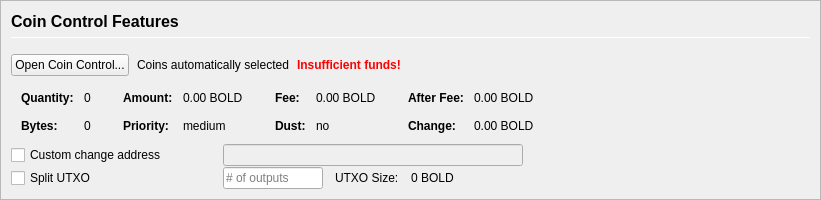
         <widget class="QFrame" name="frameCoinControl">
          <property name="sizePolicy">
           <sizepolicy hsizetype="Expanding" vsizetype="Expanding">
            <horstretch>0</horstretch>
            <verstretch>0</verstretch>
           </sizepolicy>
          </property>
          <property name="maximumSize">
           <size>
            <width>16777215</width>
            <height>16777215</height>
           </size>
          </property>
          <property name="frameShape">
           <enum>QFrame::StyledPanel</enum>
          </property>
          <property name="frameShadow">
           <enum>QFrame::Sunken</enum>
          </property>
          <layout class="QVBoxLayout" name="verticalLayoutCoinControl2">
           <property name="spacing">
            <number>0</number>
           </property>
           <property name="leftMargin">
            <number>0</number>
           </property>
           <property name="topMargin">
            <number>0</number>
           </property>
           <property name="rightMargin">
            <number>0</number>
           </property>
           <property name="bottomMargin">
            <number>0</number>
           </property>
           <item>
            <widget class="QFrame" name="frameCoinControl_BG">
             <layout class="QVBoxLayout" name="verticalLayoutCoinControl" stretch="0,0,0,0,0,0">
              <property name="spacing">
               <number>1</number>
              </property>
              <property name="leftMargin">
               <number>10</number>
              </property>
              <property name="topMargin">
               <number>10</number>
              </property>
              <item>
               <layout class="QHBoxLayout" name="horizontalLayoutCoinControl1">
                <property name="bottomMargin">
                 <number>15</number>
                </property>
                <item>
                 <layout class="QVBoxLayout" name="verticalLayout_3">
                  <property name="spacing">
                   <number>6</number>
                  </property>
                  <item>
                   <widget class="QLabel" name="labelCoinControlFeatures">
                    <property name="sizePolicy">
                     <sizepolicy hsizetype="Preferred" vsizetype="Maximum">
                      <horstretch>0</horstretch>
                      <verstretch>0</verstretch>
                     </sizepolicy>
                    </property>
                    <property name="minimumSize">
                     <size>
                      <width>0</width>
                      <height>20</height>
                     </size>
                    </property>
                    <property name="font">
                     <font>
                      <pointsize>12</pointsize>
                      <weight>75</weight>
                      <bold>true</bold>
                     </font>
                    </property>
                    <property name="styleSheet">
                     <string notr="true">font-weight:bold;</string>
                    </property>
                    <property name="text">
                     <string>Coin Control Features</string>
                    </property>
                   </widget>
                  </item>
                  <item>
                   <widget class="Line" name="line">
                    <property name="minimumSize">
                     <size>
                      <width>0</width>
                      <height>1</height>
                     </size>
                    </property>
                    <property name="maximumSize">
                     <size>
                      <width>16777215</width>
                      <height>1</height>
                     </size>
                    </property>
                    <property name="orientation">
                     <enum>Qt::Horizontal</enum>
                    </property>
                   </widget>
                  </item>
                 </layout>
                </item>
               </layout>
              </item>
              <item>
               <layout class="QHBoxLayout" name="horizontalLayoutCoinControl2" stretch="0,0,0,0">
                <property name="spacing">
                 <number>8</number>
                </property>
                <property name="bottomMargin">
                 <number>10</number>
                </property>
                <item>
                 <widget class="QPushButton" name="pushButtonCoinControl">
                  <property name="styleSheet">
                   <string notr="true"/>
                  </property>
                  <property name="text">
                   <string>Open Coin Control...</string>
                  </property>
                  <property name="autoDefault">
                   <bool>false</bool>
                  </property>
                 </widget>
                </item>
                <item>
                 <widget class="QLabel" name="labelCoinControlAutomaticallySelected">
                  <property name="text">
                   <string>Coins automatically selected</string>
                  </property>
                  <property name="margin">
                   <number>5</number>
                  </property>
                 </widget>
                </item>
                <item>
                 <widget class="QLabel" name="labelCoinControlInsuffFunds">
                  <property name="font">
                   <font>
                    <weight>75</weight>
                    <bold>true</bold>
                   </font>
                  </property>
                  <property name="styleSheet">
                   <string notr="true">color:red;font-weight:bold;</string>
                  </property>
                  <property name="text">
                   <string>Insufficient funds!</string>
                  </property>
                  <property name="margin">
                   <number>5</number>
                  </property>
                 </widget>
                </item>
                <item>
                 <spacer name="horizontalSpacerCoinControl">
                  <property name="orientation">
                   <enum>Qt::Horizontal</enum>
                  </property>
                  <property name="sizeHint" stdset="0">
                   <size>
                    <width>40</width>
                    <height>1</height>
                   </size>
                  </property>
                 </spacer>
                </item>
               </layout>
              </item>
              <item>
               <widget class="QWidget" name="widgetCoinControl" native="true">
                <property name="sizePolicy">
                 <sizepolicy hsizetype="Preferred" vsizetype="Preferred">
                  <horstretch>0</horstretch>
                  <verstretch>0</verstretch>
                 </sizepolicy>
                </property>
                <property name="minimumSize">
                 <size>
                  <width>0</width>
                  <height>0</height>
                 </size>
                </property>
                <property name="styleSheet">
                 <string notr="true"/>
                </property>
                <layout class="QHBoxLayout" name="horizontalLayoutCoinControl5">
                 <property name="leftMargin">
                  <number>0</number>
                 </property>
                 <property name="topMargin">
                  <number>0</number>
                 </property>
                 <property name="rightMargin">
                  <number>0</number>
                 </property>
                 <property name="bottomMargin">
                  <number>0</number>
                 </property>
                 <item>
                  <layout class="QHBoxLayout" name="horizontalLayoutCoinControl3" stretch="0,0,0,1">
                   <property name="spacing">
                    <number>20</number>
                   </property>
                   <property name="topMargin">
                    <number>0</number>
                   </property>
                   <property name="bottomMargin">
                    <number>10</number>
                   </property>
                   <item>
                    <layout class="QFormLayout" name="formLayoutCoinControl1">
                     <property name="horizontalSpacing">
                      <number>10</number>
                     </property>
                     <property name="verticalSpacing">
                      <number>14</number>
                     </property>
                     <property name="leftMargin">
                      <number>10</number>
                     </property>
                     <property name="topMargin">
                      <number>4</number>
                     </property>
                     <property name="rightMargin">
                      <number>6</number>
                     </property>
                     <item row="0" column="0">
                      <widget class="QLabel" name="labelCoinControlQuantityText">
                       <property name="font">
                        <font>
                         <weight>75</weight>
                         <bold>true</bold>
                        </font>
                       </property>
                       <property name="text">
                        <string>Quantity:</string>
                       </property>
                       <property name="margin">
                        <number>0</number>
                       </property>
                      </widget>
                     </item>
                     <item row="0" column="1">
                      <widget class="QLabel" name="labelCoinControlQuantity">
                       <property name="cursor">
                        <cursorShape>IBeamCursor</cursorShape>
                       </property>
                       <property name="contextMenuPolicy">
                        <enum>Qt::ActionsContextMenu</enum>
                       </property>
                       <property name="text">
                        <string notr="true">0</string>
                       </property>
                       <property name="margin">
                        <number>0</number>
                       </property>
                       <property name="textInteractionFlags">
                        <set>Qt::LinksAccessibleByMouse|Qt::TextSelectableByKeyboard|Qt::TextSelectableByMouse</set>
                       </property>
                      </widget>
                     </item>
                     <item row="1" column="0">
                      <widget class="QLabel" name="labelCoinControlBytesText">
                       <property name="font">
                        <font>
                         <weight>75</weight>
                         <bold>true</bold>
                        </font>
                       </property>
                       <property name="text">
                        <string>Bytes:</string>
                       </property>
                      </widget>
                     </item>
                     <item row="1" column="1">
                      <widget class="QLabel" name="labelCoinControlBytes">
                       <property name="cursor">
                        <cursorShape>IBeamCursor</cursorShape>
                       </property>
                       <property name="contextMenuPolicy">
                        <enum>Qt::ActionsContextMenu</enum>
                       </property>
                       <property name="text">
                        <string notr="true">0</string>
                       </property>
                       <property name="textInteractionFlags">
                        <set>Qt::LinksAccessibleByMouse|Qt::TextSelectableByKeyboard|Qt::TextSelectableByMouse</set>
                       </property>
                      </widget>
                     </item>
                    </layout>
                   </item>
                   <item>
                    <layout class="QFormLayout" name="formLayoutCoinControl2">
                     <property name="horizontalSpacing">
                      <number>10</number>
                     </property>
                     <property name="verticalSpacing">
                      <number>14</number>
                     </property>
                     <property name="leftMargin">
                      <number>6</number>
                     </property>
                     <property name="topMargin">
                      <number>4</number>
                     </property>
                     <property name="rightMargin">
                      <number>6</number>
                     </property>
                     <item row="0" column="0">
                      <widget class="QLabel" name="labelCoinControlAmountText">
                       <property name="font">
                        <font>
                         <weight>75</weight>
                         <bold>true</bold>
                        </font>
                       </property>
                       <property name="text">
                        <string>Amount:</string>
                       </property>
                       <property name="margin">
                        <number>0</number>
                       </property>
                      </widget>
                     </item>
                     <item row="0" column="1">
                      <widget class="QLabel" name="labelCoinControlAmount">
                       <property name="cursor">
                        <cursorShape>IBeamCursor</cursorShape>
                       </property>
                       <property name="contextMenuPolicy">
                        <enum>Qt::ActionsContextMenu</enum>
                       </property>
                       <property name="text">
                        <string notr="true">0.00 BOLD</string>
                       </property>
                       <property name="textInteractionFlags">
                        <set>Qt::LinksAccessibleByMouse|Qt::TextSelectableByKeyboard|Qt::TextSelectableByMouse</set>
                       </property>
                      </widget>
                     </item>
                     <item row="1" column="0">
                      <widget class="QLabel" name="labelCoinControlPriorityText">
                       <property name="font">
                        <font>
                         <weight>75</weight>
                         <bold>true</bold>
                        </font>
                       </property>
                       <property name="text">
                        <string>Priority:</string>
                       </property>
                      </widget>
                     </item>
                     <item row="1" column="1">
                      <widget class="QLabel" name="labelCoinControlPriority">
                       <property name="cursor">
                        <cursorShape>IBeamCursor</cursorShape>
                       </property>
                       <property name="contextMenuPolicy">
                        <enum>Qt::ActionsContextMenu</enum>
                       </property>
                       <property name="text">
                        <string>medium</string>
                       </property>
                       <property name="textInteractionFlags">
                        <set>Qt::LinksAccessibleByMouse|Qt::TextSelectableByKeyboard|Qt::TextSelectableByMouse</set>
                       </property>
                      </widget>
                     </item>
                    </layout>
                   </item>
                   <item>
                    <layout class="QFormLayout" name="formLayoutCoinControl3">
                     <property name="horizontalSpacing">
                      <number>10</number>
                     </property>
                     <property name="verticalSpacing">
                      <number>14</number>
                     </property>
                     <property name="leftMargin">
                      <number>6</number>
                     </property>
                     <property name="topMargin">
                      <number>4</number>
                     </property>
                     <property name="rightMargin">
                      <number>6</number>
                     </property>
                     <item row="0" column="0">
                      <widget class="QLabel" name="labelCoinControlFeeText">
                       <property name="font">
                        <font>
                         <weight>75</weight>
                         <bold>true</bold>
                        </font>
                       </property>
                       <property name="text">
                        <string>Fee:</string>
                       </property>
                       <property name="margin">
                        <number>0</number>
                       </property>
                      </widget>
                     </item>
                     <item row="0" column="1">
                      <widget class="QLabel" name="labelCoinControlFee">
                       <property name="cursor">
                        <cursorShape>IBeamCursor</cursorShape>
                       </property>
                       <property name="contextMenuPolicy">
                        <enum>Qt::ActionsContextMenu</enum>
                       </property>
                       <property name="text">
                        <string notr="true">0.00 BOLD</string>
                       </property>
                       <property name="textInteractionFlags">
                        <set>Qt::LinksAccessibleByMouse|Qt::TextSelectableByKeyboard|Qt::TextSelectableByMouse</set>
                       </property>
                      </widget>
                     </item>
                     <item row="1" column="0">
                      <widget class="QLabel" name="labelCoinControlLowOutputText">
                       <property name="font">
                        <font>
                         <weight>75</weight>
                         <bold>true</bold>
                        </font>
                       </property>
                       <property name="text">
                        <string>Dust:</string>
                       </property>
                      </widget>
                     </item>
                     <item row="1" column="1">
                      <widget class="QLabel" name="labelCoinControlLowOutput">
                       <property name="cursor">
                        <cursorShape>IBeamCursor</cursorShape>
                       </property>
                       <property name="contextMenuPolicy">
                        <enum>Qt::ActionsContextMenu</enum>
                       </property>
                       <property name="text">
                        <string>no</string>
                       </property>
                       <property name="textInteractionFlags">
                        <set>Qt::LinksAccessibleByMouse|Qt::TextSelectableByKeyboard|Qt::TextSelectableByMouse</set>
                       </property>
                      </widget>
                     </item>
                    </layout>
                   </item>
                   <item>
                    <layout class="QFormLayout" name="formLayoutCoinControl4">
                     <property name="horizontalSpacing">
                      <number>10</number>
                     </property>
                     <property name="verticalSpacing">
                      <number>14</number>
                     </property>
                     <property name="leftMargin">
                      <number>6</number>
                     </property>
                     <property name="topMargin">
                      <number>4</number>
                     </property>
                     <property name="rightMargin">
                      <number>6</number>
                     </property>
                     <item row="0" column="0">
                      <widget class="QLabel" name="labelCoinControlAfterFeeText">
                       <property name="font">
                        <font>
                         <weight>75</weight>
                         <bold>true</bold>
                        </font>
                       </property>
                       <property name="text">
                        <string>After Fee:</string>
                       </property>
                       <property name="margin">
                        <number>0</number>
                       </property>
                      </widget>
                     </item>
                     <item row="0" column="1">
                      <widget class="QLabel" name="labelCoinControlAfterFee">
                       <property name="cursor">
                        <cursorShape>IBeamCursor</cursorShape>
                       </property>
                       <property name="contextMenuPolicy">
                        <enum>Qt::ActionsContextMenu</enum>
                       </property>
                       <property name="text">
                        <string notr="true">0.00 BOLD</string>
                       </property>
                       <property name="textInteractionFlags">
                        <set>Qt::LinksAccessibleByMouse|Qt::TextSelectableByKeyboard|Qt::TextSelectableByMouse</set>
                       </property>
                      </widget>
                     </item>
                     <item row="1" column="0">
                      <widget class="QLabel" name="labelCoinControlChangeText">
                       <property name="font">
                        <font>
                         <weight>75</weight>
                         <bold>true</bold>
                        </font>
                       </property>
                       <property name="text">
                        <string>Change:</string>
                       </property>
                      </widget>
                     </item>
                     <item row="1" column="1">
                      <widget class="QLabel" name="labelCoinControlChange">
                       <property name="cursor">
                        <cursorShape>IBeamCursor</cursorShape>
                       </property>
                       <property name="contextMenuPolicy">
                        <enum>Qt::ActionsContextMenu</enum>
                       </property>
                       <property name="text">
                        <string notr="true">0.00 BOLD</string>
                       </property>
                       <property name="textInteractionFlags">
                        <set>Qt::LinksAccessibleByMouse|Qt::TextSelectableByKeyboard|Qt::TextSelectableByMouse</set>
                       </property>
                      </widget>
                     </item>
                    </layout>
                   </item>
                  </layout>
                 </item>
                </layout>
               </widget>
              </item>
              <item>
               <layout class="QHBoxLayout" name="horizontalLayoutCoinControl4">
                <property name="spacing">
                 <number>12</number>
                </property>
                <property name="sizeConstraint">
                 <enum>QLayout::SetDefaultConstraint</enum>
                </property>
                <property name="topMargin">
                 <number>0</number>
                </property>
                <property name="rightMargin">
                 <number>0</number>
                </property>
                <item>
                 <widget class="QCheckBox" name="checkBoxCoinControlChange">
                  <property name="sizePolicy">
                   <sizepolicy hsizetype="Preferred" vsizetype="Preferred">
                    <horstretch>0</horstretch>
                    <verstretch>0</verstretch>
                   </sizepolicy>
                  </property>
                  <property name="minimumSize">
                   <size>
                    <width>200</width>
                    <height>0</height>
                   </size>
                  </property>
                  <property name="maximumSize">
                   <size>
                    <width>200</width>
                    <height>16777215</height>
                   </size>
                  </property>
                  <property name="toolTip">
                   <string>If this is activated, but the change address is empty or invalid, change will be sent to a newly generated address.</string>
                  </property>
                  <property name="text">
                   <string>Custom change address</string>
                  </property>
                 </widget>
                </item>
                <item>
                 <widget class="QValidatedLineEdit" name="lineEditCoinControlChange">
                  <property name="enabled">
                   <bool>false</bool>
                  </property>
                  <property name="sizePolicy">
                   <sizepolicy hsizetype="Preferred" vsizetype="Preferred">
                    <horstretch>0</horstretch>
                    <verstretch>0</verstretch>
                   </sizepolicy>
                  </property>
                  <property name="minimumSize">
                   <size>
                    <width>300</width>
                    <height>0</height>
                   </size>
                  </property>
                 </widget>
                </item>
                <item>
                 <widget class="QLabel" name="labelCoinControlChangeLabel">
                  <property name="sizePolicy">
                   <sizepolicy hsizetype="Preferred" vsizetype="Preferred">
                    <horstretch>0</horstretch>
                    <verstretch>0</verstretch>
                   </sizepolicy>
                  </property>
                  <property name="minimumSize">
                   <size>
                    <width>100</width>
                    <height>0</height>
                   </size>
                  </property>
                  <property name="text">
                   <string/>
                  </property>
                  <property name="margin">
                   <number>3</number>
                  </property>
                 </widget>
                </item>
               </layout>
              </item>
              <item>
               <layout class="QHBoxLayout" name="horizontalLayoutCoinControl6">
                <property name="spacing">
                 <number>12</number>
                </property>
                <property name="rightMargin">
                 <number>0</number>
                </property>
                <item>
                 <widget class="QCheckBox" name="splitBlockCheckBox">
                  <property name="sizePolicy">
                   <sizepolicy hsizetype="Preferred" vsizetype="Preferred">
                    <horstretch>0</horstretch>
                    <verstretch>0</verstretch>
                   </sizepolicy>
                  </property>
                  <property name="minimumSize">
                   <size>
                    <width>200</width>
                    <height>0</height>
                   </size>
                  </property>
                  <property name="maximumSize">
                   <size>
                    <width>200</width>
                    <height>16777215</height>
                   </size>
                  </property>
                  <property name="text">
                   <string>Split UTXO</string>
                  </property>
                 </widget>
                </item>
                <item>
                 <widget class="QLineEdit" name="splitBlockLineEdit">
                  <property name="sizePolicy">
                   <sizepolicy hsizetype="Preferred" vsizetype="Preferred">
                    <horstretch>50</horstretch>
                    <verstretch>0</verstretch>
                   </sizepolicy>
                  </property>
                  <property name="minimumSize">
                   <size>
                    <width>100</width>
                    <height>0</height>
                   </size>
                  </property>
                  <property name="maximumSize">
                   <size>
                    <width>100</width>
                    <height>16777215</height>
                   </size>
                  </property>
                  <property name="placeholderText">
                   <string># of outputs</string>
                  </property>
                 </widget>
                </item>
                <item>
                 <widget class="QLabel" name="labelBlockSizeText">
                  <property name="text">
                   <string>UTXO Size:</string>
                  </property>
                 </widget>
                </item>
                <item>
                 <widget class="QLabel" name="labelBlockSize">
                  <property name="text">
                   <string>0 BOLD</string>
                  </property>
                 </widget>
                </item>
                <item>
                 <spacer name="horizontalSpacer_7">
                  <property name="orientation">
                   <enum>Qt::Horizontal</enum>
                  </property>
                  <property name="sizeHint" stdset="0">
                   <size>
                    <width>40</width>
                    <height>20</height>
                   </size>
                  </property>
                 </spacer>
                </item>
               </layout>
              </item>
              <item>
               <spacer name="verticalSpacerCoinControl">
                <property name="orientation">
                 <enum>Qt::Vertical</enum>
                </property>
                <property name="sizeHint" stdset="0">
                 <size>
                  <width>800</width>
                  <height>1</height>
                 </size>
                </property>
               </spacer>
              </item>
             </layout>
            </widget>
           </item>
          </layout>
         </widget>
